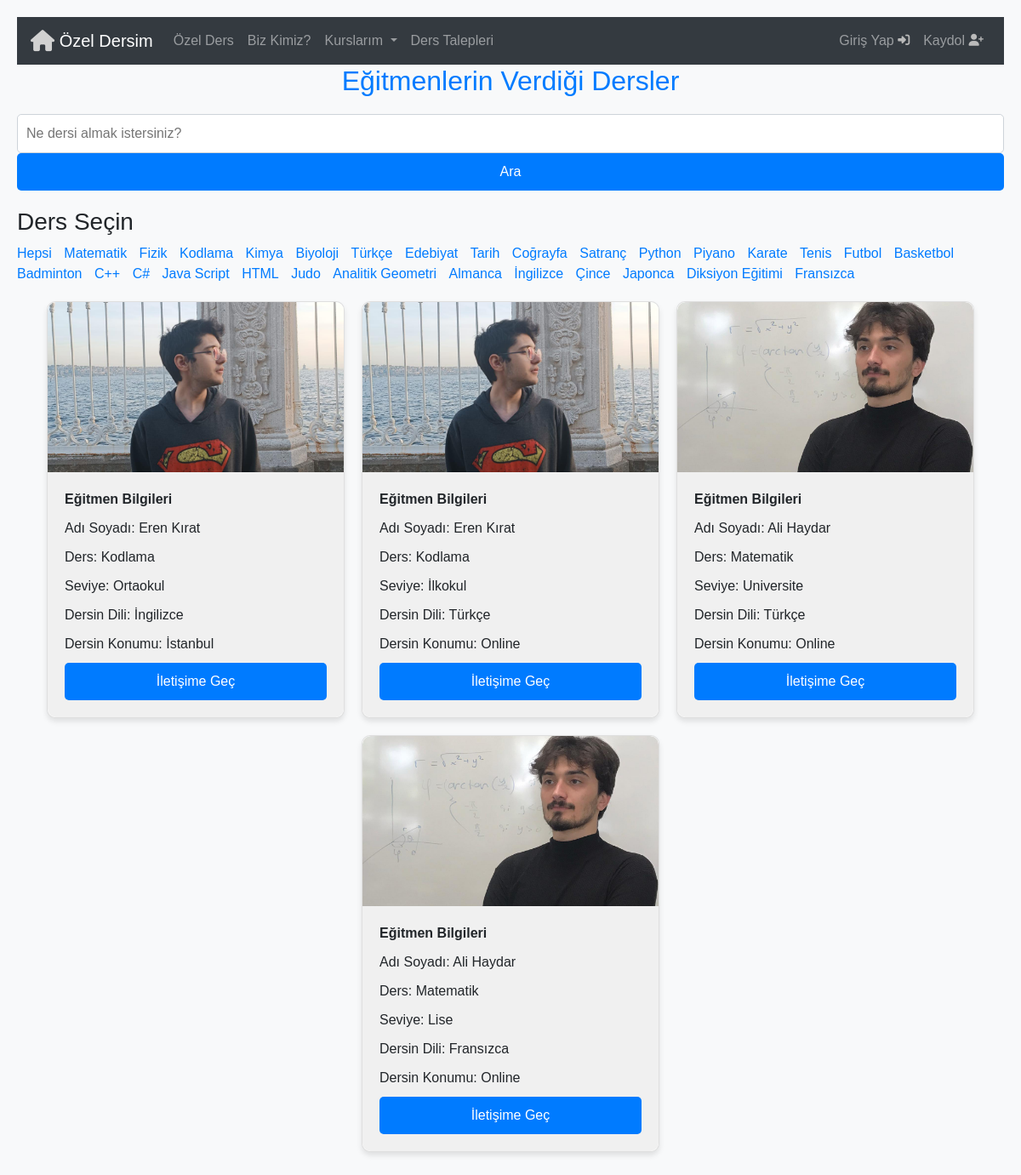
Page /OzelDers/ on the committed database.
### Base/models.py (models this page shows, shortened)
class Ders(models.Model):
  ders = models.CharField(max_length=50)
  def __str__(self) :
    return self.ders

class VerilenDersler(models.Model):
  seviye = [
    ('İlkokul', 'İlkokul'),
    ('Ortaokul', 'Ortaokul'),
    ('Lise', 'Lise'),
    ('Universite', 'Üniversite'),
    ('Yukseklisans','Yüksek Lisans'),
  ]
  ders = models.ForeignKey(Ders, on_delete=models.CASCADE)
  saatlik_ucret = models.IntegerField(validators=[MinValueValidator(0)])
  egitmen = models.ForeignKey(User, on_delete=models.CASCADE)
  ders_dili = models.ForeignKey(Dil, on_delete=models.CASCADE)
  sehir = models.ForeignKey(Sehir, on_delete=models.CASCADE)
  ders_seviyesi = models.CharField(max_length=50, choices=seviye)

class Profile(models.Model):
  secenek1 = [
    ('erkek','Erkek'),
    ('kadin','Kadın'),
  ]
  secenek2 = [
    ('egitmen','Eğitmen'),
    ('ogrenci','Öğrenci'),
  ]
  user = models.OneToOneField(User, null=True, on_delete=models.CASCADE)
  kullanici_tipi = models.CharField(max_length=50,null=False, choices=secenek2)
  bio = models.TextField(max_length=200, null=True,blank=True, default=None)
  profil_foto = models.ImageField(upload_to='avatarlar',null=True,blank=True,)
  dogum_tarihi = models.DateField(null=True, blank=True, default=None)
  tel_no = models.CharField(max_length=20, null=True, blank=True, default=None)
  cinsiyet = models.CharField(max_length=50,choices=secenek1)

class Dil(models.Model):
  dil = models.CharField(max_length=50)
  def __str__(self):
    return self.dil

class Sehir(models.Model):
  sehir = models.CharField(max_length=50)
  def __str__(self):
    return self.sehir

### Base/views.py (the view)
# urls.py: path('OzelDers/',views.OzelDers,name='OzelDers' ),
def OzelDers(request):
   q = request.GET.get('q') if request.GET.get('q') != None else ''
   verilen_dersler = VerilenDersler.objects.filter(
      Q(ders__ders__icontains=q) |
      Q(egitmen__first_name__icontains=q) |
      Q(egitmen__last_name__icontains=q) |
      Q(egitmen__username__icontains=q) |
      Q(egitmen__profile__cinsiyet__icontains=q) |
      Q(ders_dili__dil__icontains=q) |
      Q(sehir__sehir__icontains=q) |
      Q(saatlik_ucret__icontains=q) |
      Q(ders_seviyesi=q)
       )
   dersler = Ders.objects.all()
   context = {'verilen_dersler' : verilen_dersler, 'dersler' : dersler}
   return render(request,'OzelDers.html',context)

### Templates/OzelDers.html (shortened to what this page needs)
{% include 'navbar.html' %}
<!DOCTYPE html>
<html lang="en">
  <head>
    <link
      rel="stylesheet"
      href="https://cdn.jsdelivr.net/npm/bootstrap@4.6.2/dist/css/bootstrap.min.css"
    />
    <link
      rel="stylesheet"
      href="https://cdnjs.cloudflare.com/ajax/libs/font-awesome/6.5.2/css/all.min.css"
    />
  </head>
  <body>
    <h2>Eğitmenlerin Verdiği Dersler</h2>
    <div class="search-form">
      <form method="GET" action="{% url 'OzelDers' %}">
        <input
          type="text"
          name="q"
          class="search-input"
          placeholder="Ne dersi almak istersiniz?"
          aria-label="Arama"
          aria-describedby="basic-addon2"
        />
        <button type="submit" class="search-button">Ara</button>
      </form>
    </div>
    <div class="filter-links">
      <h3>Ders Seçin</h3>
      <a href="{% url 'OzelDers' %}" class="filter-link">Hepsi</a>
      {% for ders in dersler %}
      <a href="{% url 'OzelDers' %}?q={{ders.ders}}" class="filter-link"
        >{{ders.ders}}</a
      >
      {% endfor %}
    </div>
    <div class="container">
      {% for ders in verilen_dersler %}
      <div class="card" onclick="window.location='';">
        <a href="{% url 'HocaDetay' ders.id %}">
          <img
            src="{% if ders.egitmen.profile.profil_foto %}{{ MEDIA_URL }}{{ ders.egitmen.profile.profil_foto.url }}{% else %}/static/default_profile_photo.jpg{% endif %}"
            alt="Öğretmen 1"
          />
        </a>
        <div class="instructor-info">
          <p style="font-weight: bold">Eğitmen Bilgileri</p>
          <p>
            Adı Soyadı: {{ ders.egitmen.first_name }} {{ders.egitmen.last_name}}
          </p>
          <p>Ders: {{ ders.ders }}</p>
          <p>Seviye: {{ ders.ders_seviyesi }}</p>
          <p>Dersin Dili: {{ ders.ders_dili }}</p>
          <p>Dersin Konumu: {{ ders.sehir }}</p>
          <a href="{% url 'IletisimeGec2' ders.id %}" class="contact-btn"
            >İletişime Geç</a
          >
        </div>
      </div>
      {% endfor %}
    </div>
  </body>
</html>

### Templates/OzelDers.html (style rules this page uses)
body { font-family: Arial, sans-serif; background-color: #f8f9fa; margin: 0; padding: 20px; box-sizing: border-box; }
h2 { text-align: center; margin-bottom: 20px; color: #007bff; }
.search-form { margin-bottom: 20px; }
.search-input { width: 100%; padding: 10px; border-radius: 5px; border: 1px solid #ced4da; box-sizing: border-box; }
.search-button { width: 100%; padding: 10px; border-radius: 5px; background-color: #007bff; color: #fff; border: none; cursor: pointer; transition: background-color 0.3s ease; }
.filter-links { margin-bottom: 10px; }
.filter-links a { display: inline-block; margin-right: 10px; text-decoration: none; color: #007bff; }
.container { display: flex; flex-wrap: wrap; justify-content: space-around; }
.card { width: calc(33.33% - 20px); margin: 10px; background-color: #fff; border-radius: 10px; box-shadow: 0 4px 6px rgba(0, 0, 0, 0.1); overflow: hidden; cursor: pointer; transition: transform 0.3s ease; }
.card img { width: 100%; height: 200px; object-fit: cover; border-top-left-radius: 10px; border-top-right-radius: 10px; }
.instructor-info { background-color: #f0f0f0; padding: 20px; border-radius: 0 0 10px 10px; }
.instructor-info p { margin-bottom: 10px; }
.contact-btn { display: block; width: 100%; text-align: center; background-color: #007bff; color: #fff; padding: 10px; border-radius: 5px; margin-top: 10px; text-decoration: none; transition: background-color 0.3s ease; }

### rows in the picture
Ders: ders "Matematik"
Ders: ders "Fizik"
Ders: ders "Kodlama"
Ders: ders "Kimya"
Ders: ders "Biyoloji"
Ders: ders "Türkçe"
Ders: ders "Edebiyat"
Ders: ders "Tarih"
Ders: ders "Coğrayfa"
Ders: ders "Satranç"
Ders: ders "Python"
Ders: ders "Piyano"
Ders: ders "Karate"
Ders: ders "Tenis"
Ders: ders "Futbol"
Ders: ders "Basketbol"
Ders: ders "Badminton"
Ders: ders "C++"
Ders: ders "C#"
Ders: ders "Java Script"
Ders: ders "HTML"
Ders: ders "Judo"
Ders: ders "Analitik Geometri"
Ders: ders "Almanca"
Ders: ders "İngilizce"
Ders: ders "Çince"
Ders: ders "Japonca"
Ders: ders "Diksiyon Eğitimi"
Ders: ders "Fransızca"
VerilenDersler: egitmen.profil_foto (picture), egitmen.first_name "Eren", egitmen.last_name "Kırat", ders "Kodlama", ders_seviyesi "Ortaokul", ders_dili "İngilizce", sehir "İstanbul"
VerilenDersler: egitmen.profil_foto (picture), egitmen.first_name "Eren", egitmen.last_name "Kırat", ders "Kodlama", ders_seviyesi "İlkokul", ders_dili "Türkçe", sehir "Online"
VerilenDersler: egitmen.profil_foto (picture), egitmen.first_name "Ali", egitmen.last_name "Haydar", ders "Matematik", ders_seviyesi "Universite", ders_dili "Türkçe", sehir "Online"
VerilenDersler: egitmen.profil_foto (picture), egitmen.first_name "Ali", egitmen.last_name "Haydar", ders "Matematik", ders_seviyesi "Lise", ders_dili "Fransızca", sehir "Online"
